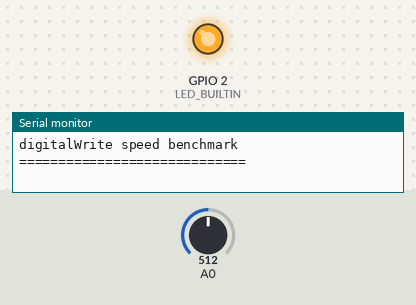
This sketch was run on a simulated ESP8266 (NodeMCU). Shown: output pins drawn as LEDs (lit = HIGH, except the on-board LED, lit = LOW), the last lines printed to the serial monitor. The test bench sets the inputs (shaded band); at power-on: A0 = 512.

Above: at 3.05 s.
At 7.25 s:
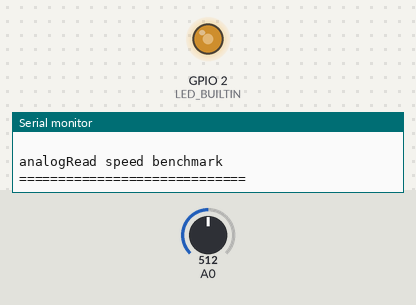
Timing chart, 0 to 9.0 s (numbered marks = the images above):
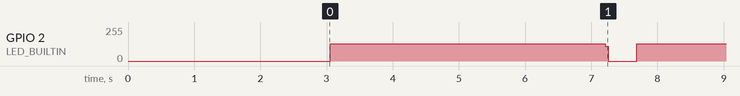

Measured:
- by itself, GPIO 2 (LED_BUILTIN): repeats every 4.6 s: 109/255 0.04 s, 0/255 0.44 s, 128/255 4.2 s

The sketch:

benchmark_peripheral.ino
```cpp
// (licence header left out)
// #define ESP32
// #define ESP8266

#ifdef ESP32
  #include "esp_task_wdt.h"
  #define WDT_TIMEOUT 9
#endif

#define LED_BUILTIN 2

void setup()
{
  Serial.begin(115200);
  pinMode(LED_BUILTIN, OUTPUT);

  delay(3000);

  Serial.println("***************************************************");
  Serial.println("*              Arduino Benchmark                  *");
  Serial.println("***************************************************");
  Serial.println("");

  #ifdef ESP32
    esp_task_wdt_init(WDT_TIMEOUT, 0);
  #endif // ESP32
}

void benchmark_digitalWrite(uint32_t count)
{
  uint32_t n;
  for(n=0;n<count/8;n++)
  {
    // unroled loop to minimize for loop influence
    digitalWrite(LED_BUILTIN,HIGH);
    digitalWrite(LED_BUILTIN,LOW);
    digitalWrite(LED_BUILTIN,HIGH);
    digitalWrite(LED_BUILTIN,LOW);
    digitalWrite(LED_BUILTIN,HIGH);
    digitalWrite(LED_BUILTIN,LOW);
    digitalWrite(LED_BUILTIN,HIGH);
    digitalWrite(LED_BUILTIN,LOW);

  }
}

void benchmark_analogRead(uint32_t count)
{
  uint32_t n;
  for(n=0;n<count;n++)
  {
    analogRead(0);
  }
}

void loop()
{
  uint16_t n;

  uint32_t startTime;
  uint32_t stopTime;
  uint32_t numberOfTriesD=65536 * 16;
  uint32_t numberOfTriesA=2048;
  uint32_t timeNeeded;

  Serial.println("digitalWrite speed benchmark");
  Serial.println("=============================");

  startTime=millis();
  benchmark_digitalWrite(numberOfTriesD);
  stopTime=millis();
  timeNeeded = stopTime-startTime;

  Serial.print("number of tries: ");Serial.print(numberOfTriesD);Serial.print("  ");
  Serial.print("duration [ms]: "); Serial.println(timeNeeded);Serial.print("  ==> ");
  Serial.print("digitalWrite speed [megaSamples/second] : "); Serial.println((float)numberOfTriesD / timeNeeded / 1000); Serial.print("  ");
  Serial.println("");

  Serial.println("analogRead speed benchmark");
  Serial.println("=============================");

  startTime=millis();
  benchmark_analogRead(numberOfTriesA);
  stopTime=millis();
  timeNeeded = stopTime-startTime;

  Serial.print("number of tries: ");Serial.print(numberOfTriesA);Serial.print("  ");
  Serial.print("duration [ms]: "); Serial.println(timeNeeded);Serial.print("  ==> ");
  Serial.print("analogRead speed [kiloSamples/second] : "); Serial.println((float)numberOfTriesA / timeNeeded); Serial.print("  ");
  Serial.println("");

  delay(100);
  Serial.println("");
  Serial.println("");
  Serial.println("");
  delay(100);
}
```
